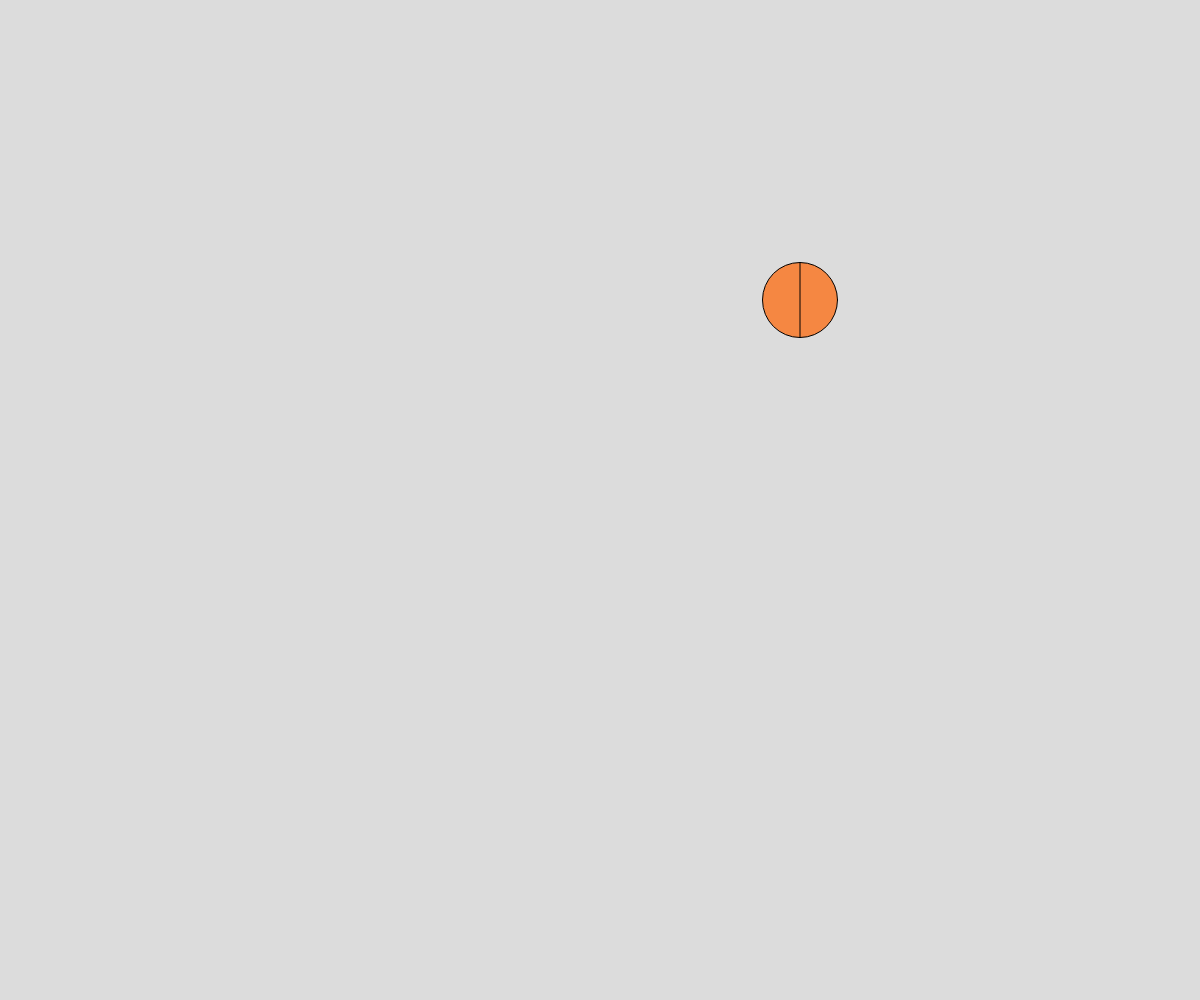
Frame 1 (no input)
Frame 60 (no input): identical to frame 1, image omitted
Frame 120 (the mouse pressed at the canvas centre since frame 60): identical to frame 1, image omitted

The p5.js sketch that drew this single still picture (run headless with seeded random() and noise() and a simulated clock; from frame 60 on, the mouse is pressed at the canvas centre):

// p5.js sketch
// ── sketch.js
// Interactive Scene
// Liam Dallaire
// 2/12/2020
//
// Extra for Experts:
// - describe what you did to take this project "above and beyond"

let ballX = 800;
let ballY = 300;
let verticalV = -2;

function setup() {
  createCanvas(windowWidth, windowHeight);
}

function draw() {
  background(220);
  fill(245, 135, 66);
  ellipse(ballX, ballY, 75, 75);
  line(ballX, ballY + 75/2, ballX, ballY - 75/2);

  if (ballY > 75/2){
    
  }
}
